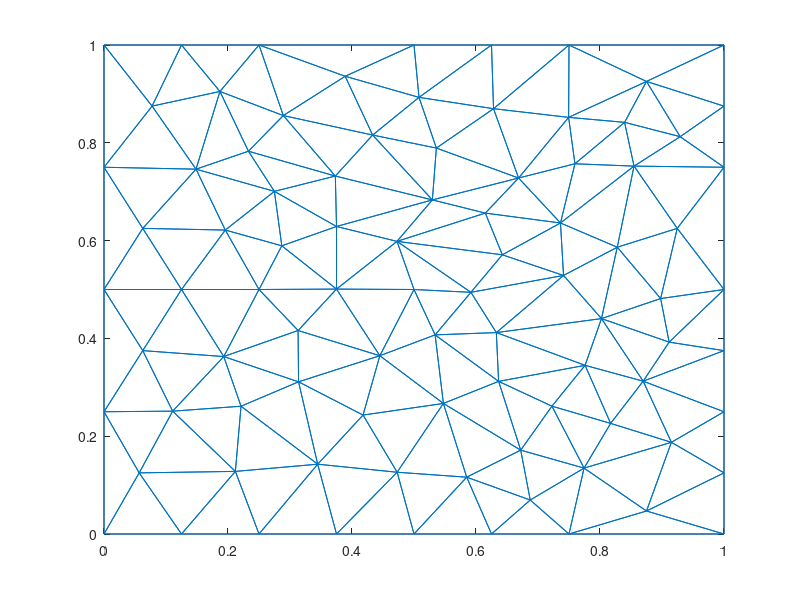
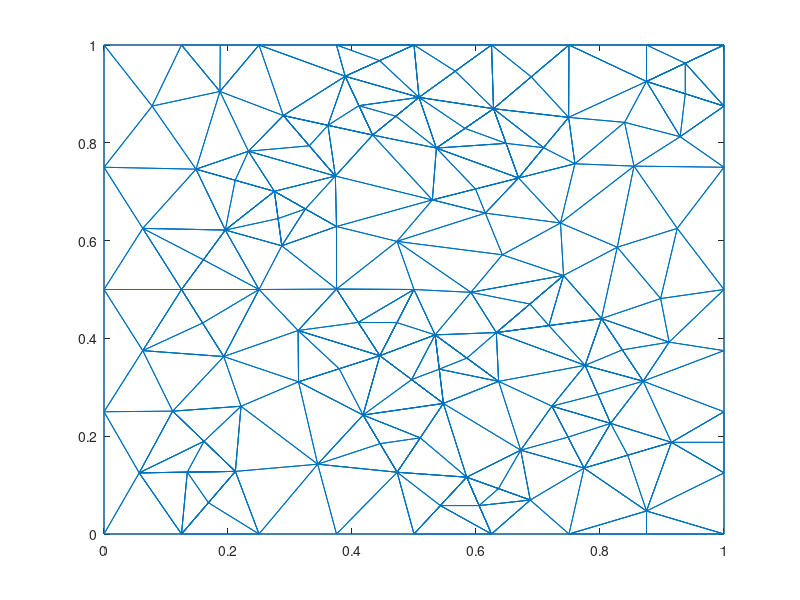
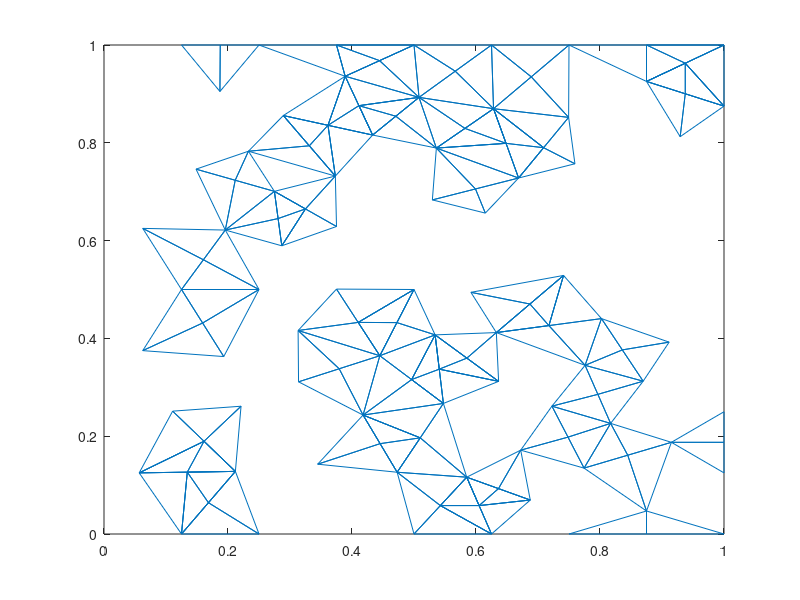

The MATLAB script that drew these images, in order:
nodesBefore = [0,0;
1,0;
1,1;
0,1;
0.5,0.5;
0,0.5;
0.0625,0.625;
0.25,0.5;
0,0.25;
0.5,0;
0,0.75;
0.125,0.5;
0.5,1;
0.433275,0.815849;
0.148437,0.746094;
0.195626,0.621564;
0.529625,0.683244;
0.375,0.628853;
0.25,1;
0.373136,0.732013;
0.286769,0.589388;
0.375,0.500839;
0.27482,0.700717;
0.313771,0.311229;
0.313066,0.416148;
0.0625,0.375;
0.193152,0.362881;
0.25,0;
0.221019,0.261294;
0.110735,0.251224;
0.0567566,0.125;
0.289186,0.855722;
0.0775596,0.875;
0.232942,0.782767;
0.125,1;
0.186981,0.904974;
0.344656,0.142753;
0.125,0;
0.472573,0.598451;
0.924569,0.625;
0.38898,0.936063;
0.211891,0.128028;
0.375,0;
0.547402,0.26699;
0.444875,0.364572;
0.417838,0.243238;
0.47281,0.126311;
0.625,0;
0.75,0;
0.536065,0.78923;
0.75,1;
1,0.5;
0.6875,0.0694813;
0.585002,0.116209;
0.625,1;
0.642467,0.570984;
0.508074,0.892911;
1,0.25;
0.668679,0.727983;
0.749387,0.852019;
0.628269,0.869741;
0.736262,0.636012;
0.802373,0.440498;
0.82784,0.586474;
0.741191,0.528744;
0.632806,0.411914;
0.615033,0.656252;
0.854872,0.752318;
0.534065,0.407201;
1,0.75;
0.875,0.925491;
0.897806,0.481478;
1,0.375;
0.591791,0.494234;
0.722482,0.261441;
0.67209,0.171457;
0.774275,0.134747;
1,0.875;
0.839631,0.841845;
0.759557,0.757126;
0.92931,0.8125;
0.869619,0.3125;
0.875,0.0470411;
0.911511,0.392352;
0.775933,0.344943;
0.817138,0.226203;
1,0.125;
0.915154,0.1875;
0.63646,0.312134;
];
trianglesBefore = [76,77,75;
12,6,26;
8,16,12;
11,6,7;
24,45,25;
25,22,8;
24,27,29;
12,7,6;
6,9,26;
28,42,38;
14,17,50;
7,15,11;
17,20,18;
21,16,8;
25,45,22;
16,23,15;
34,15,23;
16,15,7;
15,33,11;
50,57,14;
12,16,7;
18,21,22;
35,36,19;
4,11,33;
14,20,17;
14,32,20;
23,18,20;
17,18,39;
41,57,13;
59,50,17;
22,21,8;
32,14,41;
12,27,8;
22,5,39;
16,21,23;
18,23,21;
24,25,27;
37,29,42;
12,26,27;
46,24,37;
9,1,31;
8,27,25;
26,9,30;
29,37,24;
42,30,31;
27,26,30;
42,28,37;
9,31,30;
30,29,27;
10,47,43;
24,46,45;
15,34,36;
20,32,34;
35,4,33;
20,34,23;
34,32,36;
36,33,15;
36,35,33;
19,36,32;
47,46,37;
22,39,18;
31,1,38;
39,5,74;
89,85,66;
13,57,55;
13,19,41;
19,32,41;
30,42,29;
38,42,31;
48,49,53;
37,28,43;
68,64,40;
44,89,69;
22,45,5;
37,43,47;
44,45,46;
44,47,54;
44,46,47;
48,53,54;
39,56,67;
59,17,67;
10,48,54;
71,51,60;
55,57,61;
41,14,57;
84,52,72;
57,50,61;
2,83,49;
64,65,63;
54,47,10;
60,61,59;
67,62,59;
59,61,50;
62,64,68;
63,85,82;
74,65,56;
54,53,76;
68,80,62;
61,51,55;
68,40,70;
61,60,51;
65,62,56;
71,3,51;
65,66,63;
73,82,58;
70,40,52;
72,40,64;
39,74,56;
63,72,64;
45,69,5;
69,89,66;
39,67,17;
62,67,56;
70,78,81;
80,79,60;
44,69,45;
74,69,66;
40,72,52;
65,64,62;
78,3,71;
79,80,68;
82,86,88;
79,71,60;
77,86,75;
84,82,73;
69,74,5;
65,74,66;
44,54,76;
84,63,82;
77,76,53;
76,75,89;
49,77,53;
83,87,88;
68,70,81;
71,79,81;
60,59,80;
62,80,59;
71,81,78;
68,81,79;
88,87,58;
77,49,83;
52,84,73;
63,84,72;
66,85,63;
86,85,75;
77,83,88;
85,86,82;
82,88,58;
83,2,87;
88,86,77;
76,89,44;
85,89,75;
];
figure;trimesh(trianglesBefore, nodesBefore(:,1), nodesBefore(:,2));
nodesAfter = [0,0;
1,0;
1,1;
0,1;
0.5,0.5;
0,0.5;
0.0625,0.625;
0.25,0.5;
0,0.25;
0.5,0;
0,0.75;
0.125,0.5;
0.5,1;
0.433275,0.815849;
0.148437,0.746094;
0.195626,0.621564;
0.529625,0.683244;
0.375,0.628853;
0.25,1;
0.373136,0.732013;
0.286769,0.589388;
0.375,0.500839;
0.27482,0.700717;
0.313771,0.311229;
0.313066,0.416148;
0.0625,0.375;
0.193152,0.362881;
0.25,0;
0.221019,0.261294;
0.110735,0.251224;
0.0567566,0.125;
0.289186,0.855722;
0.0775596,0.875;
0.232942,0.782767;
0.125,1;
0.186981,0.904974;
0.344656,0.142753;
0.125,0;
0.472573,0.598451;
0.924569,0.625;
0.38898,0.936063;
0.211891,0.128028;
0.375,0;
0.547402,0.26699;
0.444875,0.364572;
0.417838,0.243238;
0.47281,0.126311;
0.625,0;
0.75,0;
0.536065,0.78923;
0.75,1;
1,0.5;
0.6875,0.0694813;
0.585002,0.116209;
0.625,1;
0.642467,0.570984;
0.508074,0.892911;
1,0.25;
0.668679,0.727983;
0.749387,0.852019;
0.628269,0.869741;
0.736262,0.636012;
0.802373,0.440498;
0.82784,0.586474;
0.741191,0.528744;
0.632806,0.411914;
0.615033,0.656252;
0.854872,0.752318;
0.534065,0.407201;
1,0.75;
0.875,0.925491;
0.897806,0.481478;
1,0.375;
0.591791,0.494234;
0.722482,0.261441;
0.67209,0.171457;
0.774275,0.134747;
1,0.875;
0.839631,0.841845;
0.759557,0.757126;
0.92931,0.8125;
0.869619,0.3125;
0.875,0.0470411;
0.911511,0.392352;
0.775933,0.344943;
0.817138,0.226203;
1,0.125;
0.915154,0.1875;
0.63646,0.312134;
0.748378,0.198094;
0.160313,0.560782;
0.379323,0.337901;
0.409938,0.432706;
0.211629,0.723405;
0.1875,1;
0.599152,0.705614;
0.159076,0.431441;
0.161313,0.189626;
0.134324,0.126514;
0.566537,0.946455;
0.375,1;
0.472438,0.432286;
0.496139,0.315781;
0.510106,0.19665;
0.542501,0.0581045;
0.875,0;
0.709033,0.790001;
0.835996,0.376499;
0.689135,0.934871;
0.875,1;
0.71759,0.426206;
1,0.1875;
0.796535,0.285573;
0.844714,0.161123;
0.168445,0.0640138;
0.361231,0.835786;
0.331161,0.793868;
0.32491,0.664785;
0.44449,0.968031;
0.411128,0.875956;
0.280794,0.645053;
0.445324,0.184775;
0.540733,0.337095;
0.605001,0.0581045;
0.648474,0.798862;
0.9375,0.962745;
0.686999,0.470329;
0.9375,0.900245;
0.470675,0.85438;
0.585263,0.359668;
0.636251,0.0928451;
0.582167,0.829485;
];
trianglesAfter = [77,75,76;
12,6,26;
16,12,8;
11,6,7;
24,45,25;
25,22,8;
24,27,29;
12,7,6;
6,9,26;
42,38,28;
14,17,50;
7,15,11;
17,20,18;
21,16,8;
45,22,25;
23,15,16;
15,23,34;
16,15,7;
15,33,11;
57,14,50;
12,16,7;
18,21,22;
19,35,36;
4,11,33;
14,20,17;
14,32,20;
23,18,20;
17,18,39;
13,41,57;
17,59,50;
22,21,8;
32,14,41;
12,27,8;
22,5,39;
21,23,16;
18,23,21;
24,25,27;
37,29,42;
27,12,26;
46,24,37;
9,1,31;
8,27,25;
26,9,30;
29,37,24;
42,30,31;
27,26,30;
42,28,37;
9,31,30;
30,29,27;
10,47,43;
45,24,46;
15,34,36;
20,32,34;
35,4,33;
20,34,23;
34,32,36;
36,33,15;
36,35,33;
19,36,32;
47,46,37;
22,39,18;
31,1,38;
39,5,74;
89,85,66;
57,55,13;
13,19,41;
19,32,41;
30,42,29;
42,31,38;
48,49,53;
37,28,43;
68,64,40;
69,44,89;
22,45,5;
37,43,47;
44,45,46;
44,47,54;
47,44,46;
54,48,53;
39,56,67;
59,17,67;
54,10,48;
71,51,60;
55,57,61;
41,14,57;
84,52,72;
50,61,57;
49,2,83;
64,65,63;
10,54,47;
59,60,61;
67,62,59;
59,61,50;
62,64,68;
82,63,85;
74,65,56;
54,53,76;
68,80,62;
61,51,55;
68,40,70;
51,61,60;
65,62,56;
3,51,71;
66,63,65;
73,82,58;
70,40,52;
72,40,64;
39,74,56;
63,72,64;
5,45,69;
69,89,66;
39,67,17;
62,67,56;
70,78,81;
80,79,60;
45,44,69;
74,69,66;
40,72,52;
65,64,62;
3,71,78;
79,80,68;
82,86,88;
79,71,60;
75,77,86;
84,82,73;
69,74,5;
66,65,74;
44,54,76;
63,82,84;
77,76,53;
76,75,89;
49,77,53;
83,87,88;
68,70,81;
71,79,81;
60,59,80;
62,80,59;
78,71,81;
68,81,79;
87,58,88;
77,49,83;
52,84,73;
63,84,72;
63,66,85;
86,85,75;
88,77,83;
85,86,82;
82,88,58;
83,2,87;
77,88,86;
76,89,44;
85,89,75;
75,90,86;
90,77,86;
75,76,90;
90,76,77;
12,91,7;
91,16,7;
12,8,91;
91,8,16;
45,92,46;
92,24,46;
45,25,92;
92,25,24;
22,93,5;
45,5,93;
22,25,93;
93,25,45;
15,94,34;
94,23,34;
15,16,94;
94,16,23;
19,95,36;
95,35,36;
59,96,67;
96,17,67;
59,50,96;
96,50,17;
27,97,26;
97,12,26;
27,8,97;
97,8,12;
30,98,29;
98,42,29;
30,31,98;
31,42,98;
38,42,99;
99,31,38;
42,98,99;
99,98,31;
55,100,61;
100,57,61;
55,13,100;
100,13,57;
41,13,101;
101,19,41;
5,102,69;
102,45,69;
5,93,102;
102,93,45;
45,103,69;
44,69,103;
45,46,103;
103,46,44;
46,47,104;
104,44,46;
47,54,104;
104,54,44;
10,105,47;
105,54,47;
10,48,105;
48,54,105;
49,106,83;
106,2,83;
60,107,80;
107,59,80;
60,61,107;
61,59,107;
63,108,84;
108,82,84;
63,85,108;
108,85,82;
51,109,60;
109,61,60;
51,55,109;
109,55,61;
71,3,110;
110,51,71;
63,111,85;
111,66,85;
63,65,111;
65,66,111;
87,112,88;
112,58,88;
85,113,82;
113,86,82;
85,75,113;
113,75,86;
77,114,86;
114,88,86;
77,83,114;
114,83,88;
38,115,99;
115,42,99;
38,28,115;
115,28,42;
32,116,41;
14,41,116;
32,20,116;
116,20,14;
20,117,34;
117,32,34;
20,116,117;
117,116,32;
18,118,21;
23,21,118;
18,20,118;
118,20,23;
41,119,101;
119,13,101;
41,57,119;
119,57,13;
41,120,57;
14,57,120;
41,116,120;
120,116,14;
23,121,118;
121,21,118;
23,16,121;
121,16,21;
46,122,104;
122,47,104;
46,37,122;
122,37,47;
44,123,103;
123,69,103;
44,89,123;
89,69,123;
48,124,105;
124,54,105;
48,53,124;
53,54,124;
59,125,50;
61,50,125;
59,107,125;
125,107,61;
3,126,78;
71,78,126;
3,110,126;
126,110,71;
66,127,74;
127,65,74;
66,111,127;
127,111,65;
78,128,81;
128,71,81;
78,126,128;
128,126,71;
14,129,120;
129,57,120;
14,50,129;
129,50,57;
69,130,66;
130,89,66;
69,123,130;
130,123,89;
54,131,76;
131,53,76;
54,124,131;
131,124,53;
61,132,125;
132,50,125;
61,57,132;
132,57,50;
];
figure;trimesh(trianglesAfter, nodesAfter(:,1), nodesAfter(:,2));
trianglesDifference = [75,90,86;
90,77,86;
75,76,90;
90,76,77;
12,91,7;
91,16,7;
12,8,91;
91,8,16;
45,92,46;
92,24,46;
45,25,92;
92,25,24;
22,93,5;
45,5,93;
22,25,93;
93,25,45;
15,94,34;
94,23,34;
15,16,94;
94,16,23;
19,95,36;
95,35,36;
59,96,67;
96,17,67;
59,50,96;
96,50,17;
27,97,26;
97,12,26;
27,8,97;
97,8,12;
30,98,29;
98,42,29;
30,31,98;
31,42,98;
38,42,99;
99,31,38;
42,98,99;
99,98,31;
55,100,61;
100,57,61;
55,13,100;
100,13,57;
41,13,101;
101,19,41;
5,102,69;
102,45,69;
5,93,102;
102,93,45;
45,103,69;
44,69,103;
45,46,103;
103,46,44;
46,47,104;
104,44,46;
47,54,104;
104,54,44;
10,105,47;
105,54,47;
10,48,105;
48,54,105;
49,106,83;
106,2,83;
60,107,80;
107,59,80;
60,61,107;
61,59,107;
63,108,84;
108,82,84;
63,85,108;
108,85,82;
51,109,60;
109,61,60;
51,55,109;
109,55,61;
71,3,110;
110,51,71;
63,111,85;
111,66,85;
63,65,111;
65,66,111;
87,112,88;
112,58,88;
85,113,82;
113,86,82;
85,75,113;
113,75,86;
77,114,86;
114,88,86;
77,83,114;
114,83,88;
38,115,99;
115,42,99;
38,28,115;
115,28,42;
32,116,41;
14,41,116;
32,20,116;
116,20,14;
20,117,34;
117,32,34;
20,116,117;
117,116,32;
18,118,21;
23,21,118;
18,20,118;
118,20,23;
41,119,101;
119,13,101;
41,57,119;
119,57,13;
41,120,57;
14,57,120;
41,116,120;
120,116,14;
23,121,118;
121,21,118;
23,16,121;
121,16,21;
46,122,104;
122,47,104;
46,37,122;
122,37,47;
44,123,103;
123,69,103;
44,89,123;
89,69,123;
48,124,105;
124,54,105;
48,53,124;
53,54,124;
59,125,50;
61,50,125;
59,107,125;
125,107,61;
3,126,78;
71,78,126;
3,110,126;
126,110,71;
66,127,74;
127,65,74;
66,111,127;
127,111,65;
78,128,81;
128,71,81;
78,126,128;
128,126,71;
14,129,120;
129,57,120;
14,50,129;
129,50,57;
69,130,66;
130,89,66;
69,123,130;
130,123,89;
54,131,76;
131,53,76;
54,124,131;
131,124,53;
61,132,125;
132,50,125;
61,57,132;
132,57,50;
];
figure;trimesh(trianglesDifference, nodesAfter(:,1), nodesAfter(:,2));
